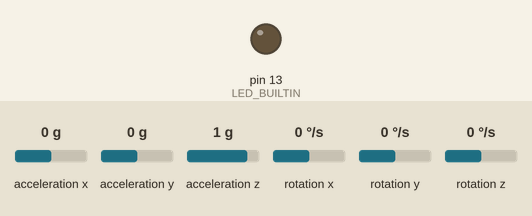
The sketch below on a simulated Arduino Uno, built with avr-gcc and run on an emulated ATmega328P. Parts: output pins drawn as LEDs (lit = HIGH). Wiring (inferred from the names in the program): MPU-6050 motion sensor at I2C address 0x68. Inputs (shaded band) come from the test bench; at power-on: acceleration x 0 g, acceleration y 0 g, rotation x 0 °/s, rotation y 0 °/s, acceleration z 1 g, rotation z 0 °/s. What the sketch prints to the serial monitor is not drawn.

Above: at 0.3 s.
At 8.8 s:
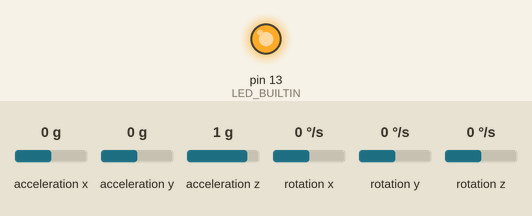
8.9 s: acceleration x set to -1.4 g
11.9 s: acceleration y set to -1.4 g
13.4 s: rotation x set to -192 °/s
15.0 s: rotation y set to -100 °/s
Timing chart, 0 to 18.0 s (numbered marks = the images above; inputs shaded):
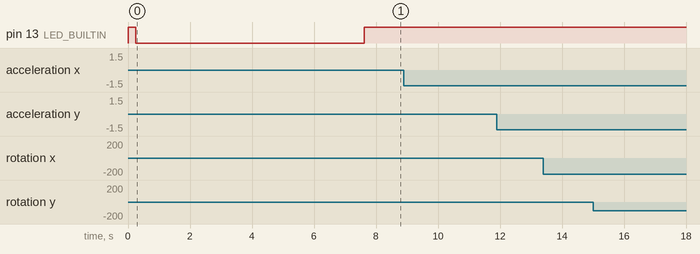

Measured:
- after the input at 8.9 s, every drawn part: stays the same
- after the input at 11.9 s, every drawn part: stays the same
- after the input at 13.4 s, every drawn part: stays the same
- after the input at 15.0 s, every drawn part: stays the same

The sketch:

kompelementer_tesztek.ino
```cpp
#include <Wire.h>  //I2C könyvtár

uint32_t Loop_idozito;  // 250 Hz-es loop vizsgálatához
uint32_t Loop_dt_us;
uint32_t Serial_Idozito = 0;

//számított szögsebességeknek változó
float Rate_Roll, Rate_Pitch, Rate_Yaw;
float Rate_Roll_2, Rate_Pitch_2, Rate_Yaw_2;
float Rate_Roll_Szurt, Rate_Pitch_Szurt, Rate_Yaw_Szurt;
float Ts = 0.004;
bool Komplementer_Elindult = false;

//kiszámmolt Acc értékek
float Acc_X, Acc_Y, Acc_Z;

//számított szög változók
float Szog_Roll, Szog_Pitch;
float acc_total_vector;
float angle_pitch_acc, angle_roll_acc;

float Szurt_Szog_Roll, Szurt_Szog_Pitch;
float Szurt_Szog_Roll_2, Szurt_Szog_Pitch_2;

//2000 mintavételt ezekhez adjuk hozzá
float Rate_Roll_Kalibracios = 0;
float Rate_Pitch_Kalibracios = 0;
float Rate_Yaw_Kalibracios = 0;

//for ciklus változói
int Kalibracios_int;
int Kalibracio_mintavetel_szam = 2000;

void mpu_6050_regiszterek_beallitasa(void) {

  //MPU aktiválása (felébesztése)
  Wire.beginTransmission(0x68);  //MPU-val való komunikáció
  Wire.write(0x6B);              //kérés küldése a regiszer indítására
  Wire.write(0x00);              //MPU felébesztésének beleírása HEX-be
  Wire.endTransmission();        //küldés

  //42Hz aluláteresztő beállítása
  Wire.beginTransmission(0x68);  //MPU-val való komunikáció
  Wire.write(0x1A);              //kérés küldése a regiszer indítására
  Wire.write(0x03);              //42Hz beleírása HEX-be
  Wire.endTransmission();        //küldés

  // Girszkóp +-500 °/s beállítása 65.5 LSB/°/s
  Wire.beginTransmission(0x68);  //MPU-val való komunikáció
  Wire.write(0x1B);              //kérés küldése a regiszer indítására
  Wire.write(0x08);              //+-500 °/s beleírása HEX-be
  Wire.endTransmission();        //küldés

  //Gyorsulásmérő +-8g beállítása 4096 LSB/g
  Wire.beginTransmission(0x68);  //MPU-val való komunikáció
  Wire.write(0x1C);              //kérés küldése a regiszer indítására
  Wire.write(0x10);              //MPU felébesztésének beleírása HEX-be
  Wire.endTransmission();        //küldés
}

void gyro_acc_adat_olvasas(void) {

  //Girszkóp adatainak kiolvasása
  Wire.beginTransmission(0x68);  //MPU-val való komunikáció
  Wire.write(0x3B);              //Acc adatok itt keződnek
  Wire.endTransmission(false);
  Wire.requestFrom(0x68, 14);  // 14 bytot kérünk

  while (Wire.available() < 14) {}  // vár a 14 byte-ra

  //MPU 16 bites értékeit bele bitshiftelni egy 16 bites változóba mivel I2C rigsztereken csak 8 bites byte-okban kommunikál
  // << bitshift 8 bittel feltoljuk a 16 bites változó 15-8 bitjébe
  // | (bitwise OR) összekapcsolja a byte.okat
  int16_t Acc_XLSB = Wire.read() << 8 | Wire.read();
  int16_t Acc_YLSB = Wire.read() << 8 | Wire.read();
  int16_t Acc_ZLSB = Wire.read() << 8 | Wire.read();
  int16_t Temp = Wire.read() << 8 | Wire.read();
  int16_t Gyro_X = Wire.read() << 8 | Wire.read();
  int16_t Gyro_Y = Wire.read() << 8 | Wire.read();
  int16_t Gyro_Z = Wire.read() << 8 | Wire.read();


  // °/s szögsebességek kiszámolás mivel +-500°/s LSB 65.5/°/s
  // MPU 16 bites adat olvasás 2^16, +-500 = 1000 ------> 2^16/1000=65.536 ~ 65.5
  Rate_Roll = (float)Gyro_X / 65.5;
  Rate_Pitch = (float)Gyro_Y / 65.5;
  Rate_Yaw = (float)Gyro_Z / 65.5;

  //Alakítsd át a mért értékeket fizikai (valós) egységekbe.
  //a gyorsulásmérő nyers LSB értékeiből csinálsz g-t vagy m/s²-t (ha m/s^2 akkor * 9.81)
  Acc_X = (float)Acc_XLSB / 4096 - 0.0404;
  Acc_Y = (float)Acc_YLSB / 4096 + 0.0266;
  Acc_Z = (float)Acc_ZLSB / 4096 - 0.11188;

  //Szögek kiszámítása árkusz tangens fgv-el de  az Arduinoba Radiánt ad ezért meg kell szorzoni 180/pi vel pi=3.14159265359
  Szog_Roll = atan(Acc_Y / sqrt(Acc_X * Acc_X + Acc_Z * Acc_Z)) * (180.0 / PI);
  Szog_Pitch = atan(-Acc_X / sqrt(Acc_Y * Acc_Y + Acc_Z * Acc_Z)) * (180.0 / PI);

  acc_total_vector = sqrt(Acc_X * Acc_X + Acc_Y * Acc_Y + Acc_Z * Acc_Z);

  if (abs(Acc_Y) < acc_total_vector) {
    angle_roll_acc = asin(Acc_Y / acc_total_vector) * (180.0 / PI);
  }

  if (abs(Acc_X) < acc_total_vector) {
    angle_pitch_acc = asin(-Acc_X / acc_total_vector) * (180.0 / PI);
  }

  //Place the MPU-6050 spirit level and note the values in the following two lines for calibration.
  //angle_roll_acc -= -1.324;
  //angle_pitch_acc -= -2.166;  //Accelerometer calibration value for pitch.
}

void setup() {
  // put your setup code here, to run once:
  Serial.begin(921600);
  pinMode(LED_BUILTIN, OUTPUT);
  digitalWrite(LED_BUILTIN, HIGH);
  Wire.setClock(400000);  //400kHz ClockSpeed MPU6050 adatlap írja I2C kommunikáció esetén
  Wire.begin();           //SDA, SCL
  delay(250);
  mpu_6050_regiszterek_beallitasa();

  digitalWrite(LED_BUILTIN, LOW);

  //2000 mintavételes kalibráció
  for (Kalibracios_int = 0; Kalibracios_int < Kalibracio_mintavetel_szam; Kalibracios_int++) {
    gyro_acc_adat_olvasas();
    Rate_Roll_Kalibracios += Rate_Roll;
    Rate_Pitch_Kalibracios += Rate_Pitch;
    Rate_Yaw_Kalibracios += Rate_Yaw;
    delay(1);
  }

  //Mintavételi számmal való vissza osztás
  Rate_Roll_Kalibracios /= (float)Kalibracio_mintavetel_szam;
  Rate_Pitch_Kalibracios /= (float)Kalibracio_mintavetel_szam;
  Rate_Yaw_Kalibracios /= (float)Kalibracio_mintavetel_szam;

  digitalWrite(LED_BUILTIN, HIGH);

  Loop_idozito = micros();
}

void loop() {
  // put your main code here, to run repeatedly:

  gyro_acc_adat_olvasas();  //Gyro és Acc adat olvasó fgv meghívása

  //Levonjuk az offset hibát az újra olvasott értékekből így közel 0°/s lesz minden
  Rate_Roll -= Rate_Roll_Kalibracios;
  Rate_Pitch -= Rate_Pitch_Kalibracios;
  Rate_Yaw -= Rate_Yaw_Kalibracios;

  Rate_Roll_2 = Rate_Roll;
  Rate_Pitch_2 = Rate_Pitch;
  Rate_Yaw_2 = Rate_Yaw;

  //exponenciális low-pass / mozgóátlag jellegű szűrő RATE MODE PID-hez hiba számoláshoz
  /*Rate_Roll_Szurt = Rate_Roll_Szurt * 0.7 + Rate_Roll_2 * 0.3;
  Rate_Pitch_Szurt = Rate_Pitch_Szurt * 0.7 + Rate_Pitch_2 * 0.3;
  Rate_Yaw_Szurt = Rate_Yaw_Szurt * 0.7 + Rate_Yaw_2 * 0.3;*/

  if (!Komplementer_Elindult) {
    Szurt_Szog_Roll = Szog_Roll;
    Szurt_Szog_Pitch = Szog_Pitch;

    Szurt_Szog_Roll_2 = angle_roll_acc;
    Szurt_Szog_Pitch_2 = angle_pitch_acc;

    Komplementer_Elindult = true;
  }

  // Gyro integrálás atan()
  Szurt_Szog_Roll += Rate_Roll * Ts;
  Szurt_Szog_Pitch += Rate_Pitch * Ts;

  // Gyro integrálás asin()
  Szurt_Szog_Roll_2 += Rate_Roll * Ts;
  Szurt_Szog_Pitch_2 += Rate_Pitch * Ts;

  // Yaw miatti roll/pitch tengelykorrekció
  float yaw_rad = Rate_Yaw * Ts * (PI / 180.0);

  Szurt_Szog_Pitch = Szurt_Szog_Pitch - Szurt_Szog_Roll * sin(yaw_rad);
  Szurt_Szog_Roll = Szurt_Szog_Roll + Szurt_Szog_Pitch * sin(yaw_rad);

  Szurt_Szog_Pitch_2 = Szurt_Szog_Pitch_2 - Szurt_Szog_Roll_2 * sin(yaw_rad);
  Szurt_Szog_Roll_2 = Szurt_Szog_Roll_2 + Szurt_Szog_Pitch_2 * sin(yaw_rad);

  // Accelerometeres lassú korrekció komplementer szűrővel
  Szurt_Szog_Roll = Szurt_Szog_Roll * 0.9996 + Szog_Roll * 0.0004;
  Szurt_Szog_Pitch = Szurt_Szog_Pitch * 0.9996 + Szog_Pitch * 0.0004;

  // Accelerometeres lassú korrekció komplementer szűrővel 2
  Szurt_Szog_Roll_2 = Szurt_Szog_Roll_2 * 0.9996 + angle_roll_acc * 0.0004;
  Szurt_Szog_Pitch_2 = Szurt_Szog_Pitch_2 * 0.9996 + angle_pitch_acc * 0.0004;

  if (millis() - Serial_Idozito >= 50) {
    Serial_Idozito = millis();

    Serial.print("AccAtanRoll:");
    Serial.print(Szog_Roll, 2);
    Serial.print("\tAccAtanPitch:");
    Serial.print(Szog_Pitch, 2);

    Serial.print("\tCompAtanRoll:");
    Serial.print(Szurt_Szog_Roll, 2);
    Serial.print("\tCompAtanPitch:");
    Serial.print(Szurt_Szog_Pitch, 2);

    Serial.print("\tAccAsinRoll:");
    Serial.print(angle_roll_acc, 2);
    Serial.print("\tAccAsinPitch:");
    Serial.print(angle_pitch_acc, 2);

    Serial.print("\tCompAsinRoll:");
    Serial.print(Szurt_Szog_Roll_2, 2);
    Serial.print("\tCompAsinPitch:");
    Serial.print(Szurt_Szog_Pitch_2, 2);

    Serial.print("\tDiffRoll:");
    Serial.print(Szurt_Szog_Roll - Szurt_Szog_Roll_2, 2);
    Serial.print("\tDiffPitch:");
    Serial.print(Szurt_Szog_Pitch - Szurt_Szog_Pitch_2, 2);

    Serial.print("\tRateRoll:");
    Serial.print(Rate_Roll, 2);
    Serial.print("\tRatePitch:");
    Serial.print(Rate_Pitch, 2);
    Serial.print("\tRateYaw:");
    Serial.println(Rate_Yaw, 2);
  }

  while ((micros() - Loop_idozito) < 4000)
    ;
  Loop_dt_us = micros() - Loop_idozito;
  Loop_idozito = micros();
}
```
